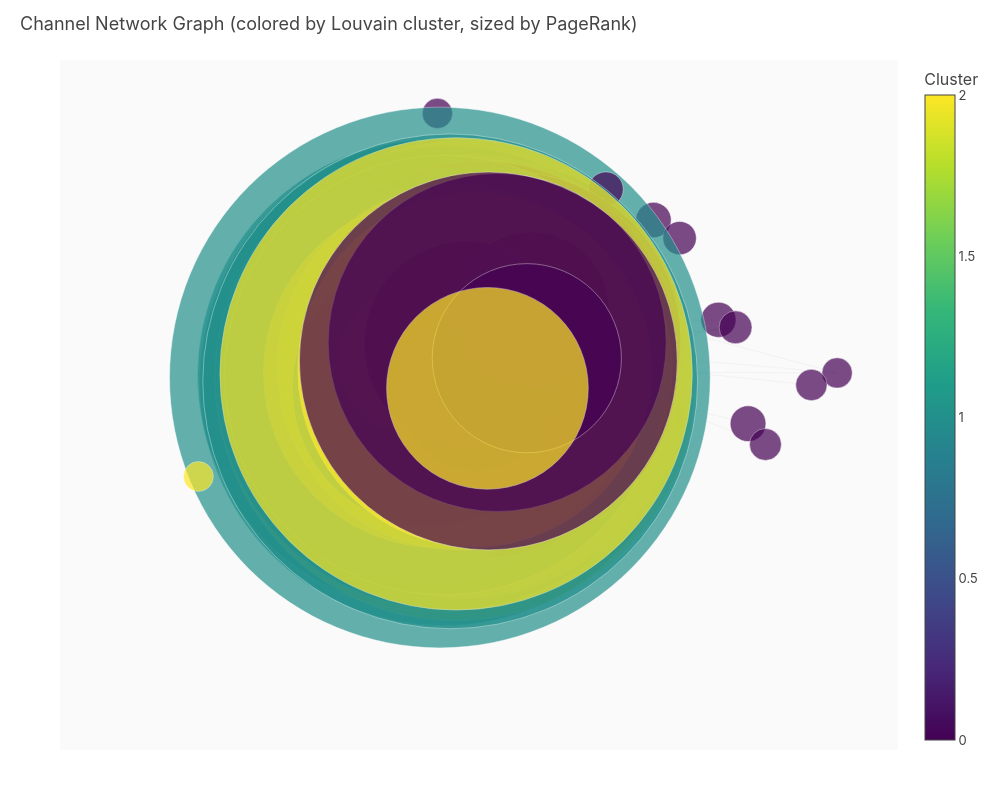

Source (notebook cell):
### Markdown cell above
## 5. Network Visualization

### Code cell
# Create subgraph of connected nodes for visualization
connected_nodes = [n for n in G.nodes() if G.degree(n) > 0]
G_sub = G.subgraph(connected_nodes)

# If too large, take top nodes by degree
if G_sub.number_of_nodes() > 500:
    top_nodes = sorted(G_sub.nodes(), key=lambda n: G_sub.degree(n), reverse=True)[:500]
    G_sub = G.subgraph(top_nodes)

print(f'Visualization subgraph: {G_sub.number_of_nodes()} nodes, {G_sub.number_of_edges()} edges')

# Spring layout
pos = nx.spring_layout(G_sub, k=1.5/np.sqrt(G_sub.number_of_nodes()), iterations=50, seed=42)

# Edge traces (sample edges if too many)
edge_x, edge_y = [], []
edges_list = list(G_sub.edges())
if len(edges_list) > 3000:
    edges_sample = np.random.RandomState(42).choice(len(edges_list), 3000, replace=False)
    edges_list = [edges_list[i] for i in edges_sample]

for e in edges_list:
    x0, y0 = pos[e[0]]
    x1, y1 = pos[e[1]]
    edge_x.extend([x0, x1, None])
    edge_y.extend([y0, y1, None])

# Node traces
node_x = [pos[n][0] for n in G_sub.nodes()]
node_y = [pos[n][1] for n in G_sub.nodes()]
node_colors = [partition.get(n, 0) for n in G_sub.nodes()]
node_sizes = [max(5, pagerank.get(n, 0) * 50000) for n in G_sub.nodes()]
node_text = [
    f"{G.nodes[n].get('title', n)}<br>Cluster: {partition.get(n, '?')}<br>"
    f"PageRank: {pagerank.get(n, 0):.5f}<br>Degree: {G.degree(n)}"
    for n in G_sub.nodes()
]

fig = go.Figure()
fig.add_trace(go.Scatter(x=edge_x, y=edge_y, mode='lines',
    line=dict(width=0.3, color='rgba(150,150,150,0.3)'), hoverinfo='none'))
fig.add_trace(go.Scatter(x=node_x, y=node_y, mode='markers',
    marker=dict(size=node_sizes, color=node_colors, colorscale='Viridis',
                showscale=True, colorbar=dict(title='Cluster'), line=dict(width=0.5, color='white')),
    text=node_text, hoverinfo='text'))

fig.update_layout(title='Channel Network Graph (colored by Louvain cluster, sized by PageRank)',
    showlegend=False, height=800, width=1000,
    xaxis=dict(showgrid=False, zeroline=False, showticklabels=False),
    yaxis=dict(showgrid=False, zeroline=False, showticklabels=False))
fig.show()

### Figure 1 — Plotly figure (JSON) as saved in the notebook; plotly's stock layout.template omitted (floating-point values rounded to 4 significant figures; data arrays with more than 128 entries replaced by an {"elided": "..."} marker saying what was removed)
{"data": [{"hoverinfo": "none", "line": {"color": "rgba(150,150,150,0.3)", "width": 0.3}, "mode": "lines", "type": "scatter", "x": {"elided": "9000 float values"}, "y": {"elided": "9000 float values"}}, {"hoverinfo": "text", "marker": {"color": {"elided": "262 int values"}, "colorbar": {"title": {"text": "Cluster"}}, "colorscale": [[0.0, "#440154"], [0.1111, "#482878"], [0.2222, "#3e4989"], [0.3333, "#31688e"], [0.4444, "#26828e"], [0.5556, "#1f9e89"], [0.6667, "#35b779"], [0.7778, "#6ece58"], [0.8889, "#b5de2b"], [1.0, "#fde725"]], "line": {"color": "white", "width": 0.5}, "showscale": true, "size": {"elided": "262 float values"}}, "mode": "markers", "text": {"elided": "262 str values"}, "type": "scatter", "x": {"elided": "262 float values"}, "y": {"elided": "262 float values"}}], "layout": {"height": 800, "showlegend": false, "title": {"text": "Channel Network Graph (colored by Louvain cluster, sized by PageRank)"}, "width": 1000, "xaxis": {"showgrid": false, "showticklabels": false, "zeroline": false}, "yaxis": {"showgrid": false, "showticklabels": false, "zeroline": false}}}
